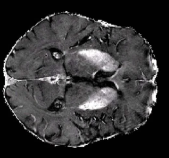
#> input picture images/test_scans/google/alzheimer/zimer1.png, 169 x 158 px, found by its file name; its folder holds only this picture in this run
$ python rotate90_png.py
#> lines starting #> are read from the running program, lines starting #| are printed output that depends on the picture
from PIL import Image
import os

def rotate_images(folder_path):
    # List all files in the folder
#> called with folder_path = 'images/test_scans/google/alzheimer'
    file_list = os.listdir(folder_path)

    for file_name in file_list:
        if file_name.lower().endswith('.png'):
            # Open the image file
            image_path = os.path.join(folder_path, file_name)
            image = Image.open(image_path)
#> image is the input picture: PIL image 169x158 RGBA; mean R, G, B, A 51.8, 51.1, 51.7, 255

            # Rotate the image
            rotated_image = image.rotate(-90, expand=True)
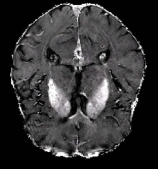
#> rotated_image: PIL image 158x169 RGBA; mean R, G, B, A 51.8, 51.1, 51.7, 255

            # Save the rotated image
            rotated_image.save(image_path)

            print(f"Rotated: {file_name}")

# Specify the folder path where PNG files are located
# Still doing the odd thing where it wants me to specify the folder this file is already in
folder_path = 'images/test_scans/google/alzheimer'

# Call the rotate_images function
rotate_images(folder_path)
